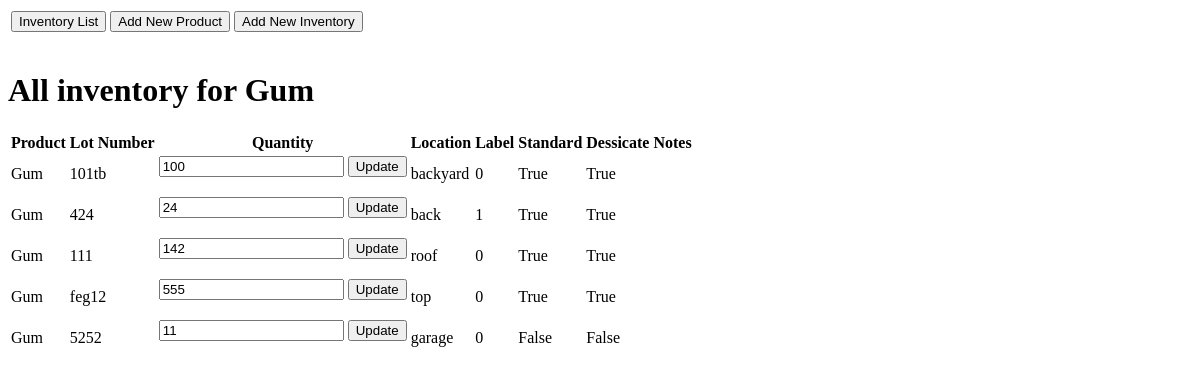
Page /tracker/gum/product_inventory/ on the earlier database version.
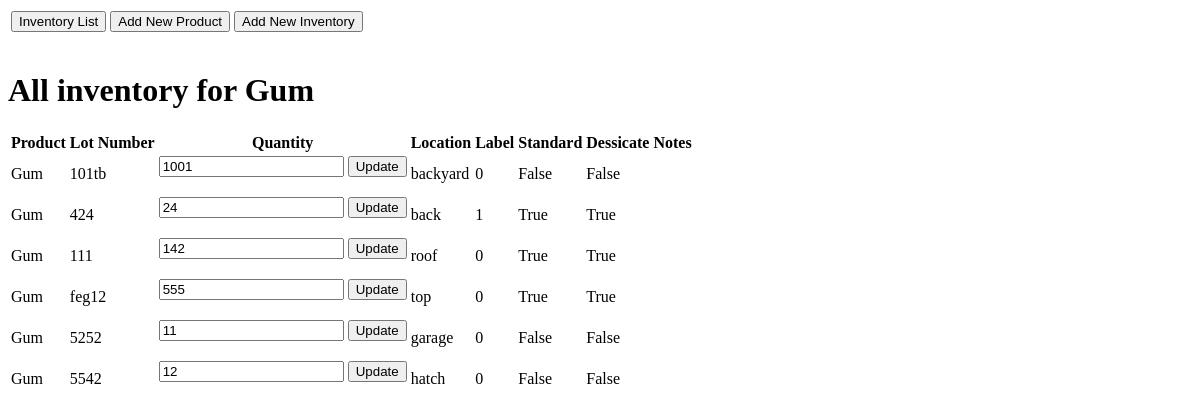
Same page on the later database version.
### tracker/models.py (models this page shows, shortened)
class Inventory(models.Model):
    NO_LABEL = 0
    HAS_LABEL = 1
    SOME_LABELS = 2
    LABEL_INFO = ((NO_LABEL, 'No Label'),
                  (HAS_LABEL, 'Has labels'),
                  (SOME_LABELS, 'Partially labelled'),)
    product = models.ForeignKey(Product, on_delete=models.CASCADE)
    add_date = models.DateTimeField('date added')
    lot_number = models.CharField(max_length=200)
    quantity = models.IntegerField(default=0)
    location = models.CharField(max_length=100)
    label = models.CharField(max_length=1,choices=LABEL_INFO, default=NO_LABEL)
    standard = models.CharField(max_length=3)
    dessicate = models.CharField(max_length=3)
    notes = models.CharField(max_length=200)

class Product(models.Model):
    DEXTROSE = 'DEX'
    GUM = 'GUM'
    CATEGORIES = (
                  (DEXTROSE, 'Dextrose'),
                  (GUM, 'Gum'),)
    product_name = models.CharField(max_length=200)
    sm_lot_number = models.CharField(max_length=200)
    weight = models.DecimalField(max_digits=6, decimal_places=2)
    pieces = models.IntegerField()
    category = models.CharField(max_length=3,choices=CATEGORIES,default=DEXTROSE)

### tracker/views.py (the view)
# urls.py: url(r'^(?P<product_name>[\w\s]+)/product_inventory/$', views.product_inventory, name='product_inventory'),
def product_inventory(request, product_name):
    try:
        inventory_all = Inventory.objects.all()
        inventory_list = []
        p_name = ''
        for itm in inventory_all:
            if itm.product.product_name.lower() == product_name:
                inventory_list.append(itm)
                p_name = itm.product.product_name
    except Inventory.DoesNotExist:
        raise Http404("No inventory in system")
    return render(request, 'tracker/product_inventory.html', {'inventory_list': inventory_list, 'product_name': p_name})

### tracker/templates/tracker/product_inventory.html (shortened to what this page needs)
<table class="menu">
    <tr>
        <td>
            <form action="{% url 'tracker:index' %}">
                <input type="submit" value="Inventory List">
                    </form>
        </td>
        <td>
            <form action="{% url 'tracker:add_product' %}">
                <input type="submit" value="Add New Product">
                    </form>
        </td>
        <td>
            <form action="{% url 'tracker:add_inventory' %}">
                <input type="submit" value="Add New Inventory">
                    </form>
        </td>
    </tr>
</table>
<h1>All inventory for {{ product_name }}</h1>
<table>
    <tr>
        <th>Product</th>
        <th>Lot Number</th>
        <th>Quantity</th>
        <th>Location</th>
        <th>Label</th>
        <th>Standard</th>
        <th>Dessicate</th>
        <th>Notes</th>
    {% for inventory in inventory_list %}
    <tr>
        <td>{{ inventory.product.product_name }}</td>
        <td>{{ inventory.lot_number }}</td>
        <td>
            <form action="{% url 'tracker:update_inventory' forloop.counter %}" method="post">
                <input type="text" name="quantity{{ forloop.counter }}" id="quantity{{ forloop.counter }}" value="{{ inventory.quantity }}" />
                <input type="submit" value="Update" />
            </form>
        </td>
        <td>{{ inventory.location }}</td>
        <td>{{ inventory.label }}</td>
        <td>{{ inventory.standard }}</td>
        <td>{{ inventory.dessicate }}</td>
        <td>{{ inventory.notes }}</td>
    </tr>
    {% endfor %}
</table>

Differences in the rows shown:
changed Inventory "101tb": quantity "100" → "1001"; standard "True" → "False"; dessicate "True" → "False"
added Inventory: product.product_name "Gum", lot_number "5542", quantity "12", location "hatch", label "0", standard "False", dessicate "False"
